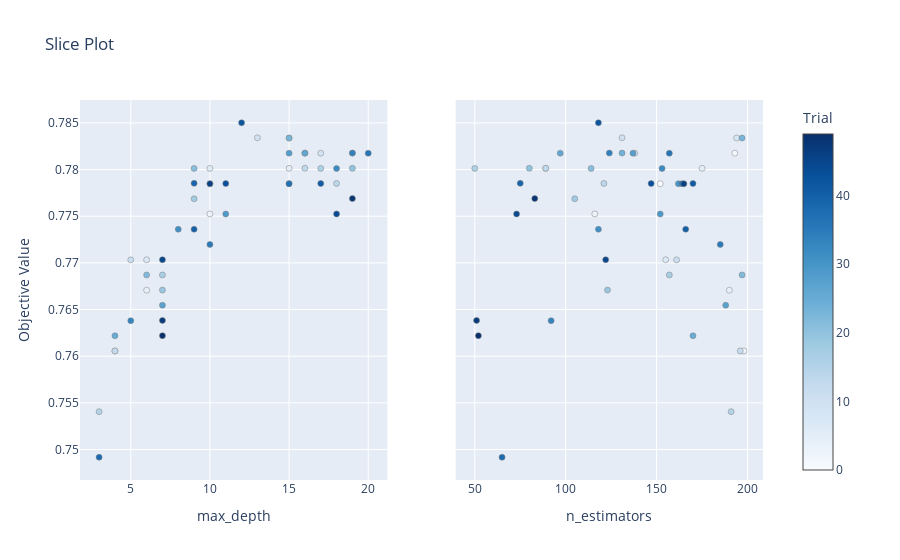

Write notebook code for a chart like this one.
### Code cell
# 3. Slice Plot
plot_slice(study).show()

### Figure 1 — Plotly figure (JSON) as saved in the notebook; plotly's stock layout.template omitted (floating-point values rounded to 4 significant figures)
{"data": [{"marker": {"color": [0, 1, 2, 3, 4, 5, 6, 7, 8, 9, 10, 11, 12, 13, 14, 15, 16, 17, 18, 19, 20, 21, 22, 23, 24, 25, 26, 27, 28, 29, 30, 31, 32, 33, 34, 35, 36, 37, 38, 39, 40, 41, 42, 43, 44, 45, 46, 47, 48, 49], "colorbar": {"title": {"text": "Trial"}, "x": 1, "xpad": 40}, "colorscale": [[0, "rgb(247,251,255)"], [0.125, "rgb(222,235,247)"], [0.25, "rgb(198,219,239)"], [0.375, "rgb(158,202,225)"], [0.5, "rgb(107,174,214)"], [0.625, "rgb(66,146,198)"], [0.75, "rgb(33,113,181)"], [0.875, "rgb(8,81,156)"], [1, "rgb(8,48,107)"]], "line": {"color": "Grey", "width": 0.5}, "showscale": true}, "mode": "markers", "name": "Feasible Trial", "showlegend": false, "type": "scatter", "x": [10, 19, 4, 10, 6, 15, 10, 6, 15, 17, 13, 5, 4, 16, 18, 3, 17, 7, 9, 7, 19, 9, 6, 15, 16, 4, 16, 7, 15, 11, 15, 8, 18, 5, 19, 10, 20, 15, 3, 9, 9, 17, 12, 11, 18, 7, 10, 7, 19, 7], "xaxis": "x", "y": [0.7785, 0.7818, 0.7606, 0.7752, 0.7671, 0.7801, 0.7801, 0.7703, 0.7834, 0.7818, 0.7834, 0.7703, 0.7606, 0.7801, 0.7785, 0.7541, 0.7801, 0.7687, 0.7769, 0.7671, 0.7801, 0.7801, 0.7687, 0.7834, 0.7818, 0.7622, 0.7818, 0.7655, 0.7818, 0.7752, 0.7785, 0.7736, 0.7801, 0.7638, 0.7818, 0.772, 0.7817, 0.7785, 0.7492, 0.7785, 0.7736, 0.7785, 0.785, 0.7785, 0.7752, 0.7703, 0.7785, 0.7638, 0.7769, 0.7622], "yaxis": "y"}, {"marker": {"color": [0, 1, 2, 3, 4, 5, 6, 7, 8, 9, 10, 11, 12, 13, 14, 15, 16, 17, 18, 19, 20, 21, 22, 23, 24, 25, 26, 27, 28, 29, 30, 31, 32, 33, 34, 35, 36, 37, 38, 39, 40, 41, 42, 43, 44, 45, 46, 47, 48, 49], "colorbar": {"title": {"text": "Trial"}, "x": 1, "xpad": 40}, "colorscale": [[0, "rgb(247,251,255)"], [0.125, "rgb(222,235,247)"], [0.25, "rgb(198,219,239)"], [0.375, "rgb(158,202,225)"], [0.5, "rgb(107,174,214)"], [0.625, "rgb(66,146,198)"], [0.75, "rgb(33,113,181)"], [0.875, "rgb(8,81,156)"], [1, "rgb(8,48,107)"]], "line": {"color": "Grey", "width": 0.5}, "showscale": false}, "mode": "markers", "name": "Feasible Trial", "showlegend": false, "type": "scatter", "x": [152, 193, 198, 116, 190, 175, 89, 155, 194, 138, 131, 161, 196, 89, 121, 191, 50, 157, 105, 123, 80, 114, 197, 197, 131, 170, 97, 188, 137, 152, 162, 118, 153, 92, 124, 185, 157, 164, 65, 75, 166, 170, 118, 147, 73, 122, 165, 51, 83, 52], "xaxis": "x2", "y": [0.7785, 0.7818, 0.7606, 0.7752, 0.7671, 0.7801, 0.7801, 0.7703, 0.7834, 0.7818, 0.7834, 0.7703, 0.7606, 0.7801, 0.7785, 0.7541, 0.7801, 0.7687, 0.7769, 0.7671, 0.7801, 0.7801, 0.7687, 0.7834, 0.7818, 0.7622, 0.7818, 0.7655, 0.7818, 0.7752, 0.7785, 0.7736, 0.7801, 0.7638, 0.7818, 0.772, 0.7817, 0.7785, 0.7492, 0.7785, 0.7736, 0.7785, 0.785, 0.7785, 0.7752, 0.7703, 0.7785, 0.7638, 0.7769, 0.7622], "yaxis": "y2"}], "layout": {"title": {"text": "Slice Plot"}, "xaxis": {"anchor": "y", "domain": [0, 0.45], "title": {"text": "max_depth"}}, "xaxis2": {"anchor": "y2", "domain": [0.55, 1], "title": {"text": "n_estimators"}}, "yaxis": {"anchor": "x", "domain": [0, 1], "title": {"text": "Objective Value"}}, "yaxis2": {"anchor": "x2", "domain": [0, 1], "matches": "y", "showticklabels": false}}}
